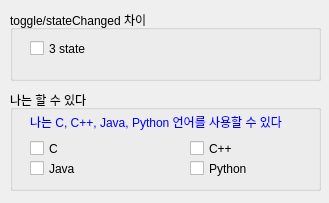
<?xml version="1.0" encoding="UTF-8"?>
<ui version="4.0">
 <class>MainWindow</class>
 <widget class="QMainWindow" name="MainWindow">
  <property name="geometry">
   <rect>
    <x>0</x>
    <y>0</y>
    <width>329</width>
    <height>203</height>
   </rect>
  </property>
  <property name="windowTitle">
   <string>MainWindow</string>
  </property>
  <property name="toolButtonStyle">
   <enum>Qt::ToolButtonIconOnly</enum>
  </property>
  <property name="animated">
   <bool>false</bool>
  </property>
  <widget class="QWidget" name="centralwidget">
   <widget class="QGroupBox" name="groupBox">
    <property name="geometry">
     <rect>
      <x>10</x>
      <y>10</y>
      <width>311</width>
      <height>71</height>
     </rect>
    </property>
    <property name="title">
     <string>toggle/stateChanged 차이</string>
    </property>
    <property name="flat">
     <bool>false</bool>
    </property>
    <property name="checkable">
     <bool>false</bool>
    </property>
    <property name="checked">
     <bool>false</bool>
    </property>
    <widget class="QCheckBox" name="chkTri">
     <property name="geometry">
      <rect>
       <x>20</x>
       <y>30</y>
       <width>82</width>
       <height>17</height>
      </rect>
     </property>
     <property name="text">
      <string>3 state</string>
     </property>
     <property name="tristate">
      <bool>true</bool>
     </property>
    </widget>
   </widget>
   <widget class="QGroupBox" name="groupBox_2">
    <property name="geometry">
     <rect>
      <x>10</x>
      <y>90</y>
      <width>311</width>
      <height>101</height>
     </rect>
    </property>
    <property name="title">
     <string>나는 할 수 있다</string>
    </property>
    <widget class="QLabel" name="lblMsg">
     <property name="geometry">
      <rect>
       <x>20</x>
       <y>22</y>
       <width>281</width>
       <height>20</height>
      </rect>
     </property>
     <property name="styleSheet">
      <string notr="true">color: rgb(0, 0, 255);</string>
     </property>
     <property name="text">
      <string>나는 C, C++, Java, Python 언어를 사용할 수 있다</string>
     </property>
    </widget>
    <widget class="QCheckBox" name="chkC">
     <property name="geometry">
      <rect>
       <x>20</x>
       <y>50</y>
       <width>82</width>
       <height>17</height>
      </rect>
     </property>
     <property name="text">
      <string>C</string>
     </property>
     <property name="tristate">
      <bool>false</bool>
     </property>
    </widget>
    <widget class="QCheckBox" name="chkCpp">
     <property name="geometry">
      <rect>
       <x>180</x>
       <y>50</y>
       <width>82</width>
       <height>17</height>
      </rect>
     </property>
     <property name="text">
      <string>C++</string>
     </property>
     <property name="tristate">
      <bool>false</bool>
     </property>
    </widget>
    <widget class="QCheckBox" name="chkJava">
     <property name="geometry">
      <rect>
       <x>20</x>
       <y>70</y>
       <width>82</width>
       <height>17</height>
      </rect>
     </property>
     <property name="text">
      <string>Java</string>
     </property>
     <property name="tristate">
      <bool>false</bool>
     </property>
    </widget>
    <widget class="QCheckBox" name="chkPython">
     <property name="geometry">
      <rect>
       <x>180</x>
       <y>70</y>
       <width>82</width>
       <height>17</height>
      </rect>
     </property>
     <property name="text">
      <string>Python</string>
     </property>
     <property name="tristate">
      <bool>false</bool>
     </property>
    </widget>
   </widget>
  </widget>
 </widget>
 <resources/>
 <connections/>
</ui>
